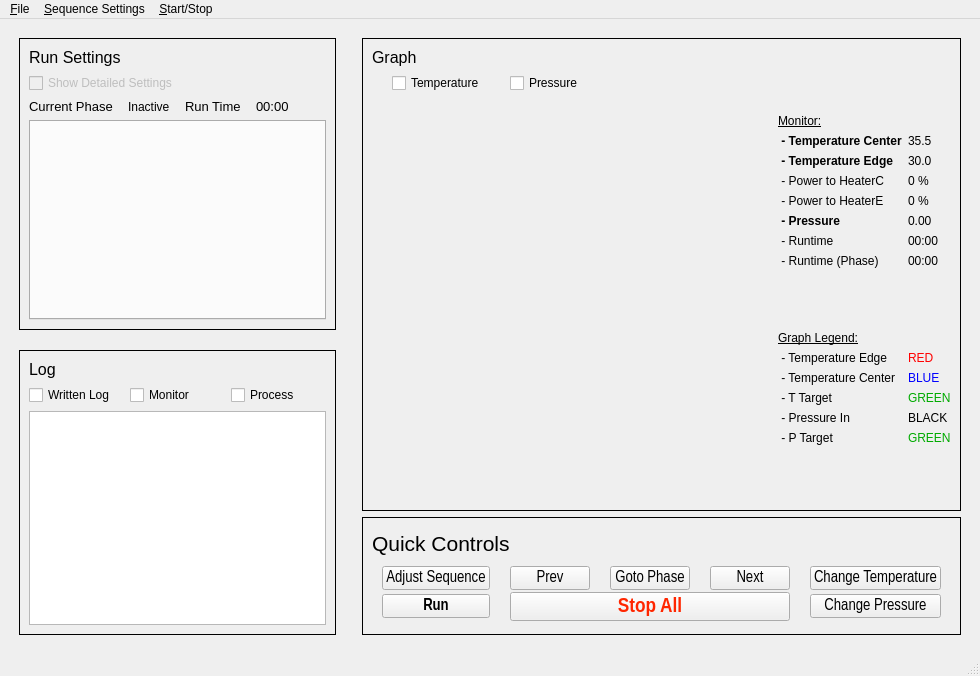
<?xml version="1.0" encoding="UTF-8"?>
<ui version="4.0">
 <class>NanoUI</class>
 <widget class="QMainWindow" name="NanoUI">
  <property name="enabled">
   <bool>true</bool>
  </property>
  <property name="geometry">
   <rect>
    <x>0</x>
    <y>0</y>
    <width>910</width>
    <height>676</height>
   </rect>
  </property>
  <property name="sizePolicy">
   <sizepolicy hsizetype="Preferred" vsizetype="Preferred">
    <horstretch>0</horstretch>
    <verstretch>0</verstretch>
   </sizepolicy>
  </property>
  <property name="windowTitle">
   <string>NanoImprinter UI</string>
  </property>
  <widget class="QWidget" name="centralwidget">
   <layout class="QHBoxLayout" name="horizontalLayout_4">
    <item>
     <layout class="QHBoxLayout" name="horizontalLayout_all" stretch="1,2">
      <item>
       <layout class="QVBoxLayout" name="verticalLayout_left" stretch="0,1">
        <property name="spacing">
         <number>20</number>
        </property>
        <property name="margin">
         <number>10</number>
        </property>
        <item>
         <widget class="QFrame" name="frame_settings">
          <property name="enabled">
           <bool>true</bool>
          </property>
          <property name="sizePolicy">
           <sizepolicy hsizetype="Preferred" vsizetype="Minimum">
            <horstretch>0</horstretch>
            <verstretch>0</verstretch>
           </sizepolicy>
          </property>
          <property name="frameShape">
           <enum>QFrame::Box</enum>
          </property>
          <property name="frameShadow">
           <enum>QFrame::Plain</enum>
          </property>
          <property name="lineWidth">
           <number>1</number>
          </property>
          <layout class="QVBoxLayout" name="verticalLayout_2">
           <item>
            <widget class="QLabel" name="label_settings">
             <property name="sizePolicy">
              <sizepolicy hsizetype="Fixed" vsizetype="Fixed">
               <horstretch>0</horstretch>
               <verstretch>0</verstretch>
              </sizepolicy>
             </property>
             <property name="font">
              <font>
               <pointsize>12</pointsize>
              </font>
             </property>
             <property name="text">
              <string>Run Settings</string>
             </property>
            </widget>
           </item>
           <item>
            <widget class="QCheckBox" name="checkBox_detailed">
             <property name="enabled">
              <bool>false</bool>
             </property>
             <property name="text">
              <string>Show Detailed Settings</string>
             </property>
             <property name="checkable">
              <bool>true</bool>
             </property>
             <property name="checked">
              <bool>false</bool>
             </property>
            </widget>
           </item>
           <item>
            <layout class="QHBoxLayout" name="horizontalLayout">
             <property name="spacing">
              <number>15</number>
             </property>
             <property name="sizeConstraint">
              <enum>QLayout::SetMinimumSize</enum>
             </property>
             <item>
              <widget class="QLabel" name="label_11">
               <property name="font">
                <font>
                 <pointsize>10</pointsize>
                </font>
               </property>
               <property name="text">
                <string>Current Phase</string>
               </property>
              </widget>
             </item>
             <item>
              <widget class="QLabel" name="line_phase">
               <property name="text">
                <string>Inactive</string>
               </property>
              </widget>
             </item>
             <item>
              <widget class="QLabel" name="label_14">
               <property name="font">
                <font>
                 <pointsize>10</pointsize>
                </font>
               </property>
               <property name="text">
                <string>Run Time</string>
               </property>
              </widget>
             </item>
             <item>
              <widget class="QLabel" name="label_runtime">
               <property name="minimumSize">
                <size>
                 <width>70</width>
                 <height>0</height>
                </size>
               </property>
               <property name="font">
                <font>
                 <pointsize>10</pointsize>
                </font>
               </property>
               <property name="text">
                <string>00:00</string>
               </property>
              </widget>
             </item>
            </layout>
           </item>
           <item>
            <widget class="QTabWidget" name="phase_tabs">
             <property name="enabled">
              <bool>true</bool>
             </property>
             <property name="sizePolicy">
              <sizepolicy hsizetype="Minimum" vsizetype="Minimum">
               <horstretch>0</horstretch>
               <verstretch>0</verstretch>
              </sizepolicy>
             </property>
             <property name="minimumSize">
              <size>
               <width>0</width>
               <height>200</height>
              </size>
             </property>
             <property name="tabPosition">
              <enum>QTabWidget::North</enum>
             </property>
             <property name="tabShape">
              <enum>QTabWidget::Triangular</enum>
             </property>
             <property name="currentIndex">
              <number>-1</number>
             </property>
            </widget>
           </item>
          </layout>
          <zorder>label_settings</zorder>
          <zorder>checkBox_detailed</zorder>
          <zorder></zorder>
          <zorder>phase_tabs</zorder>
         </widget>
        </item>
        <item>
         <widget class="QFrame" name="frame_log">
          <property name="sizePolicy">
           <sizepolicy hsizetype="Preferred" vsizetype="Expanding">
            <horstretch>0</horstretch>
            <verstretch>0</verstretch>
           </sizepolicy>
          </property>
          <property name="frameShape">
           <enum>QFrame::Box</enum>
          </property>
          <property name="frameShadow">
           <enum>QFrame::Plain</enum>
          </property>
          <property name="lineWidth">
           <number>1</number>
          </property>
          <layout class="QVBoxLayout" name="verticalLayout">
           <item>
            <widget class="QLabel" name="label_log">
             <property name="font">
              <font>
               <pointsize>12</pointsize>
              </font>
             </property>
             <property name="text">
              <string>Log</string>
             </property>
            </widget>
           </item>
           <item>
            <layout class="QHBoxLayout" name="horizontalLayout_5">
             <property name="sizeConstraint">
              <enum>QLayout::SetDefaultConstraint</enum>
             </property>
             <item>
              <widget class="QCheckBox" name="checkBox_log1">
               <property name="text">
                <string>Written Log</string>
               </property>
              </widget>
             </item>
             <item>
              <widget class="QCheckBox" name="checkBox_log2">
               <property name="text">
                <string>Monitor</string>
               </property>
              </widget>
             </item>
             <item>
              <widget class="QCheckBox" name="checkBox_log3">
               <property name="text">
                <string>Process</string>
               </property>
              </widget>
             </item>
            </layout>
           </item>
           <item>
            <widget class="QTextEdit" name="text_log">
             <property name="enabled">
              <bool>true</bool>
             </property>
             <property name="sizePolicy">
              <sizepolicy hsizetype="Minimum" vsizetype="MinimumExpanding">
               <horstretch>0</horstretch>
               <verstretch>0</verstretch>
              </sizepolicy>
             </property>
             <property name="minimumSize">
              <size>
               <width>200</width>
               <height>200</height>
              </size>
             </property>
             <property name="horizontalScrollBarPolicy">
              <enum>Qt::ScrollBarAlwaysOff</enum>
             </property>
             <property name="lineWrapMode">
              <enum>QTextEdit::WidgetWidth</enum>
             </property>
             <property name="html">
              <string>&lt;!DOCTYPE HTML PUBLIC &quot;-//W3C//DTD HTML 4.0//EN&quot; &quot;http://www.w3.org/TR/REC-html40/strict.dtd&quot;&gt;
&lt;html&gt;&lt;head&gt;&lt;meta name=&quot;qrichtext&quot; content=&quot;1&quot; /&gt;&lt;style type=&quot;text/css&quot;&gt;
p, li { white-space: pre-wrap; }
&lt;/style&gt;&lt;/head&gt;&lt;body style=&quot; font-family:'.SF NS Text'; font-size:13pt; font-weight:400; font-style:normal;&quot;&gt;
&lt;p style=&quot;-qt-paragraph-type:empty; margin-top:0px; margin-bottom:0px; margin-left:0px; margin-right:0px; -qt-block-indent:0; text-indent:0px; font-family:'MS Shell Dlg 2'; font-size:8pt;&quot;&gt;&lt;br /&gt;&lt;/p&gt;&lt;/body&gt;&lt;/html&gt;</string>
             </property>
            </widget>
           </item>
          </layout>
          <zorder>text_log</zorder>
          <zorder>label_log</zorder>
         </widget>
        </item>
       </layout>
      </item>
      <item>
       <layout class="QVBoxLayout" name="verticalLayout_right" stretch="4,1">
        <property name="margin">
         <number>10</number>
        </property>
        <item>
         <widget class="QFrame" name="frame_graph">
          <property name="sizePolicy">
           <sizepolicy hsizetype="MinimumExpanding" vsizetype="MinimumExpanding">
            <horstretch>0</horstretch>
            <verstretch>0</verstretch>
           </sizepolicy>
          </property>
          <property name="minimumSize">
           <size>
            <width>10</width>
            <height>10</height>
           </size>
          </property>
          <property name="frameShape">
           <enum>QFrame::Box</enum>
          </property>
          <property name="frameShadow">
           <enum>QFrame::Plain</enum>
          </property>
          <property name="lineWidth">
           <number>1</number>
          </property>
          <layout class="QVBoxLayout" name="verticalLayout_5">
           <item>
            <layout class="QVBoxLayout" name="verticalLayout_3" stretch="0,0,0">
             <property name="leftMargin">
              <number>0</number>
             </property>
             <property name="topMargin">
              <number>0</number>
             </property>
             <item>
              <widget class="QLabel" name="label_graph">
               <property name="font">
                <font>
                 <pointsize>12</pointsize>
                </font>
               </property>
               <property name="text">
                <string>Graph</string>
               </property>
              </widget>
             </item>
             <item>
              <layout class="QHBoxLayout" name="horizontalLayout_2">
               <property name="spacing">
                <number>25</number>
               </property>
               <property name="leftMargin">
                <number>20</number>
               </property>
               <item>
                <widget class="QCheckBox" name="checkBox_graphT">
                 <property name="text">
                  <string>Temperature</string>
                 </property>
                </widget>
               </item>
               <item>
                <widget class="QCheckBox" name="checkBox_graphP">
                 <property name="text">
                  <string>Pressure</string>
                 </property>
                </widget>
               </item>
               <item>
                <spacer name="horizontalSpacer">
                 <property name="orientation">
                  <enum>Qt::Horizontal</enum>
                 </property>
                 <property name="sizeHint" stdset="0">
                  <size>
                   <width>40</width>
                   <height>20</height>
                  </size>
                 </property>
                </spacer>
               </item>
              </layout>
             </item>
             <item>
              <layout class="QHBoxLayout" name="horizontalLayout_3" stretch="3,1">
               <item>
                <widget class="QWidget" name="graph_widget" native="true"/>
               </item>
               <item>
                <layout class="QGridLayout" name="gridLayout" columnstretch="3,0">
                 <property name="topMargin">
                  <number>15</number>
                 </property>
                 <item row="14" column="0">
                  <widget class="QLabel" name="label_26">
                   <property name="text">
                    <string> - P Target</string>
                   </property>
                  </widget>
                 </item>
                 <item row="12" column="1">
                  <widget class="QLabel" name="label_27">
                   <property name="palette">
                    <palette>
                     <active>
                      <colorrole role="WindowText">
                       <brush brushstyle="SolidPattern">
                        <color alpha="255">
                         <red>0</red>
                         <green>170</green>
                         <blue>0</blue>
                        </color>
                       </brush>
                      </colorrole>
                     </active>
                     <inactive>
                      <colorrole role="WindowText">
                       <brush brushstyle="SolidPattern">
                        <color alpha="255">
                         <red>0</red>
                         <green>170</green>
                         <blue>0</blue>
                        </color>
                       </brush>
                      </colorrole>
                     </inactive>
                     <disabled>
                      <colorrole role="WindowText">
                       <brush brushstyle="SolidPattern">
                        <color alpha="255">
                         <red>120</red>
                         <green>120</green>
                         <blue>120</blue>
                        </color>
                       </brush>
                      </colorrole>
                     </disabled>
                    </palette>
                   </property>
                   <property name="text">
                    <string>GREEN</string>
                   </property>
                  </widget>
                 </item>
                 <item row="9" column="0" colspan="2">
                  <widget class="QLabel" name="label_16">
                   <property name="sizePolicy">
                    <sizepolicy hsizetype="Ignored" vsizetype="Preferred">
                     <horstretch>0</horstretch>
                     <verstretch>0</verstretch>
                    </sizepolicy>
                   </property>
                   <property name="font">
                    <font>
                     <pointsize>9</pointsize>
                     <underline>true</underline>
                    </font>
                   </property>
                   <property name="text">
                    <string>Graph Legend:</string>
                   </property>
                  </widget>
                 </item>
                 <item row="10" column="1">
                  <widget class="QLabel" name="label_18">
                   <property name="palette">
                    <palette>
                     <active>
                      <colorrole role="WindowText">
                       <brush brushstyle="SolidPattern">
                        <color alpha="255">
                         <red>255</red>
                         <green>0</green>
                         <blue>0</blue>
                        </color>
                       </brush>
                      </colorrole>
                      <colorrole role="Text">
                       <brush brushstyle="SolidPattern">
                        <color alpha="255">
                         <red>255</red>
                         <green>0</green>
                         <blue>0</blue>
                        </color>
                       </brush>
                      </colorrole>
                      <colorrole role="ButtonText">
                       <brush brushstyle="SolidPattern">
                        <color alpha="255">
                         <red>255</red>
                         <green>0</green>
                         <blue>0</blue>
                        </color>
                       </brush>
                      </colorrole>
                      <colorrole role="ToolTipText">
                       <brush brushstyle="SolidPattern">
                        <color alpha="255">
                         <red>255</red>
                         <green>0</green>
                         <blue>0</blue>
                        </color>
                       </brush>
                      </colorrole>
                     </active>
                     <inactive>
                      <colorrole role="WindowText">
                       <brush brushstyle="SolidPattern">
                        <color alpha="255">
                         <red>255</red>
                         <green>0</green>
                         <blue>0</blue>
                        </color>
                       </brush>
                      </colorrole>
                      <colorrole role="Text">
                       <brush brushstyle="SolidPattern">
                        <color alpha="255">
                         <red>255</red>
                         <green>0</green>
                         <blue>0</blue>
                        </color>
                       </brush>
                      </colorrole>
                      <colorrole role="ButtonText">
                       <brush brushstyle="SolidPattern">
                        <color alpha="255">
                         <red>255</red>
                         <green>0</green>
                         <blue>0</blue>
                        </color>
                       </brush>
                      </colorrole>
                      <colorrole role="ToolTipText">
                       <brush brushstyle="SolidPattern">
                        <color alpha="255">
                         <red>255</red>
                         <green>0</green>
                         <blue>0</blue>
                        </color>
                       </brush>
                      </colorrole>
                     </inactive>
                     <disabled>
                      <colorrole role="WindowText">
                       <brush brushstyle="SolidPattern">
                        <color alpha="255">
                         <red>120</red>
                         <green>120</green>
                         <blue>120</blue>
                        </color>
                       </brush>
                      </colorrole>
                      <colorrole role="Text">
                       <brush brushstyle="SolidPattern">
                        <color alpha="255">
                         <red>120</red>
                         <green>120</green>
                         <blue>120</blue>
                        </color>
                       </brush>
                      </colorrole>
                      <colorrole role="ButtonText">
                       <brush brushstyle="SolidPattern">
                        <color alpha="255">
                         <red>120</red>
                         <green>120</green>
                         <blue>120</blue>
                        </color>
                       </brush>
                      </colorrole>
                      <colorrole role="ToolTipText">
                       <brush brushstyle="SolidPattern">
                        <color alpha="255">
                         <red>255</red>
                         <green>0</green>
                         <blue>0</blue>
                        </color>
                       </brush>
                      </colorrole>
                     </disabled>
                    </palette>
                   </property>
                   <property name="text">
                    <string>RED</string>
                   </property>
                  </widget>
                 </item>
                 <item row="13" column="0">
                  <widget class="QLabel" name="label_21">
                   <property name="sizePolicy">
                    <sizepolicy hsizetype="Ignored" vsizetype="Preferred">
                     <horstretch>0</horstretch>
                     <verstretch>0</verstretch>
                    </sizepolicy>
                   </property>
                   <property name="text">
                    <string> - Pressure In</string>
                   </property>
                  </widget>
                 </item>
                 <item row="11" column="1">
                  <widget class="QLabel" name="label_20">
                   <property name="palette">
                    <palette>
                     <active>
                      <colorrole role="WindowText">
                       <brush brushstyle="SolidPattern">
                        <color alpha="255">
                         <red>0</red>
                         <green>0</green>
                         <blue>255</blue>
                        </color>
                       </brush>
                      </colorrole>
                     </active>
                     <inactive>
                      <colorrole role="WindowText">
                       <brush brushstyle="SolidPattern">
                        <color alpha="255">
                         <red>0</red>
                         <green>0</green>
                         <blue>255</blue>
                        </color>
                       </brush>
                      </colorrole>
                     </inactive>
                     <disabled>
                      <colorrole role="WindowText">
                       <brush brushstyle="SolidPattern">
                        <color alpha="255">
                         <red>120</red>
                         <green>120</green>
                         <blue>120</blue>
                        </color>
                       </brush>
                      </colorrole>
                     </disabled>
                    </palette>
                   </property>
                   <property name="text">
                    <string>BLUE</string>
                   </property>
                  </widget>
                 </item>
                 <item row="15" column="0">
                  <spacer name="verticalSpacer_2">
                   <property name="orientation">
                    <enum>Qt::Vertical</enum>
                   </property>
                   <property name="sizeHint" stdset="0">
                    <size>
                     <width>20</width>
                     <height>40</height>
                    </size>
                   </property>
                  </spacer>
                 </item>
                 <item row="7" column="0">
                  <widget class="QLabel" name="label_7">
                   <property name="sizePolicy">
                    <sizepolicy hsizetype="Ignored" vsizetype="Preferred">
                     <horstretch>0</horstretch>
                     <verstretch>0</verstretch>
                    </sizepolicy>
                   </property>
                   <property name="text">
                    <string> - Runtime (Phase)</string>
                   </property>
                  </widget>
                 </item>
                 <item row="10" column="0">
                  <widget class="QLabel" name="label_17">
                   <property name="sizePolicy">
                    <sizepolicy hsizetype="Ignored" vsizetype="Preferred">
                     <horstretch>0</horstretch>
                     <verstretch>0</verstretch>
                    </sizepolicy>
                   </property>
                   <property name="text">
                    <string> - Temperature Edge</string>
                   </property>
                  </widget>
                 </item>
                 <item row="6" column="0">
                  <widget class="QLabel" name="label_6">
                   <property name="sizePolicy">
                    <sizepolicy hsizetype="Ignored" vsizetype="Preferred">
                     <horstretch>0</horstretch>
                     <verstretch>0</verstretch>
                    </sizepolicy>
                   </property>
                   <property name="text">
                    <string> - Runtime</string>
                   </property>
                  </widget>
                 </item>
                 <item row="12" column="0">
                  <widget class="QLabel" name="label_25">
                   <property name="text">
                    <string> - T Target</string>
                   </property>
                  </widget>
                 </item>
                 <item row="6" column="1">
                  <widget class="QLabel" name="monit_time">
                   <property name="text">
                    <string>00:00</string>
                   </property>
                  </widget>
                 </item>
                 <item row="7" column="1">
                  <widget class="QLabel" name="monit_timephase">
                   <property name="text">
                    <string>00:00</string>
                   </property>
                  </widget>
                 </item>
                 <item row="4" column="1">
                  <widget class="QLabel" name="monit_powe">
                   <property name="text">
                    <string>0 %</string>
                   </property>
                  </widget>
                 </item>
                 <item row="4" column="0">
                  <widget class="QLabel" name="label_13">
                   <property name="sizePolicy">
                    <sizepolicy hsizetype="Ignored" vsizetype="Preferred">
                     <horstretch>0</horstretch>
                     <verstretch>0</verstretch>
                    </sizepolicy>
                   </property>
                   <property name="text">
                    <string> - Power to HeaterE</string>
                   </property>
                  </widget>
                 </item>
                 <item row="3" column="0">
                  <widget class="QLabel" name="label_10">
                   <property name="sizePolicy">
                    <sizepolicy hsizetype="Ignored" vsizetype="Preferred">
                     <horstretch>0</horstretch>
                     <verstretch>0</verstretch>
                    </sizepolicy>
                   </property>
                   <property name="text">
                    <string> - Power to HeaterC</string>
                   </property>
                  </widget>
                 </item>
                 <item row="11" column="0">
                  <widget class="QLabel" name="label_19">
                   <property name="sizePolicy">
                    <sizepolicy hsizetype="Ignored" vsizetype="Preferred">
                     <horstretch>0</horstretch>
                     <verstretch>0</verstretch>
                    </sizepolicy>
                   </property>
                   <property name="text">
                    <string> - Temperature Center</string>
                   </property>
                  </widget>
                 </item>
                 <item row="13" column="1">
                  <widget class="QLabel" name="label_22">
                   <property name="text">
                    <string>BLACK</string>
                   </property>
                  </widget>
                 </item>
                 <item row="3" column="1">
                  <widget class="QLabel" name="monit_powc">
                   <property name="text">
                    <string>0 %</string>
                   </property>
                  </widget>
                 </item>
                 <item row="2" column="1">
                  <widget class="QLabel" name="monit_Te">
                   <property name="text">
                    <string>30.0</string>
                   </property>
                  </widget>
                 </item>
                 <item row="2" column="0">
                  <widget class="QLabel" name="label_23">
                   <property name="sizePolicy">
                    <sizepolicy hsizetype="Ignored" vsizetype="Preferred">
                     <horstretch>0</horstretch>
                     <verstretch>0</verstretch>
                    </sizepolicy>
                   </property>
                   <property name="font">
                    <font>
                     <weight>75</weight>
                     <bold>true</bold>
                    </font>
                   </property>
                   <property name="text">
                    <string> - Temperature Edge</string>
                   </property>
                  </widget>
                 </item>
                 <item row="5" column="1">
                  <widget class="QLabel" name="monit_P">
                   <property name="text">
                    <string>0.00</string>
                   </property>
                  </widget>
                 </item>
                 <item row="1" column="1">
                  <widget class="QLabel" name="monit_Tc">
                   <property name="text">
                    <string>35.5</string>
                   </property>
                  </widget>
                 </item>
                 <item row="8" column="0">
                  <spacer name="verticalSpacer">
                   <property name="orientation">
                    <enum>Qt::Vertical</enum>
                   </property>
                   <property name="sizeHint" stdset="0">
                    <size>
                     <width>20</width>
                     <height>40</height>
                    </size>
                   </property>
                  </spacer>
                 </item>
                 <item row="1" column="0">
                  <widget class="QLabel" name="label_2">
                   <property name="sizePolicy">
                    <sizepolicy hsizetype="Minimum" vsizetype="Preferred">
                     <horstretch>0</horstretch>
                     <verstretch>0</verstretch>
                    </sizepolicy>
                   </property>
                   <property name="font">
                    <font>
                     <weight>75</weight>
                     <bold>true</bold>
                    </font>
                   </property>
                   <property name="text">
                    <string> - Temperature Center</string>
                   </property>
                  </widget>
                 </item>
                 <item row="0" column="0" colspan="2">
                  <widget class="QLabel" name="label">
                   <property name="font">
                    <font>
                     <pointsize>9</pointsize>
                     <underline>true</underline>
                    </font>
                   </property>
                   <property name="text">
                    <string>Monitor:</string>
                   </property>
                  </widget>
                 </item>
                 <item row="14" column="1">
                  <widget class="QLabel" name="label_28">
                   <property name="palette">
                    <palette>
                     <active>
                      <colorrole role="WindowText">
                       <brush brushstyle="SolidPattern">
                        <color alpha="255">
                         <red>0</red>
                         <green>170</green>
                         <blue>0</blue>
                        </color>
                       </brush>
                      </colorrole>
                     </active>
                     <inactive>
                      <colorrole role="WindowText">
                       <brush brushstyle="SolidPattern">
                        <color alpha="255">
                         <red>0</red>
                         <green>170</green>
                         <blue>0</blue>
                        </color>
                       </brush>
                      </colorrole>
                     </inactive>
                     <disabled>
                      <colorrole role="WindowText">
                       <brush brushstyle="SolidPattern">
                        <color alpha="255">
                         <red>120</red>
                         <green>120</green>
                         <blue>120</blue>
                        </color>
                       </brush>
                      </colorrole>
                     </disabled>
                    </palette>
                   </property>
                   <property name="text">
                    <string>GREEN</string>
                   </property>
                  </widget>
                 </item>
                 <item row="5" column="0">
                  <widget class="QLabel" name="label_3">
                   <property name="sizePolicy">
                    <sizepolicy hsizetype="Ignored" vsizetype="Preferred">
                     <horstretch>0</horstretch>
                     <verstretch>0</verstretch>
                    </sizepolicy>
                   </property>
                   <property name="font">
                    <font>
                     <weight>75</weight>
                     <bold>true</bold>
                    </font>
                   </property>
                   <property name="text">
                    <string> - Pressure</string>
                   </property>
                  </widget>
                 </item>
                </layout>
               </item>
              </layout>
             </item>
            </layout>
           </item>
          </layout>
         </widget>
        </item>
        <item>
         <widget class="QFrame" name="frame_controls">
          <property name="frameShape">
           <enum>QFrame::Box</enum>
          </property>
          <property name="frameShadow">
           <enum>QFrame::Plain</enum>
          </property>
          <property name="lineWidth">
           <number>1</number>
          </property>
          <layout class="QVBoxLayout" name="verticalLayout_4">
           <item>
            <widget class="QLabel" name="label_controls">
             <property name="sizePolicy">
              <sizepolicy hsizetype="Fixed" vsizetype="Fixed">
               <horstretch>0</horstretch>
               <verstretch>0</verstretch>
              </sizepolicy>
             </property>
             <property name="font">
              <font>
               <pointsize>16</pointsize>
              </font>
             </property>
             <property name="text">
              <string>Quick Controls</string>
             </property>
            </widget>
           </item>
           <item>
            <layout class="QGridLayout" name="gridLayout_3">
             <property name="leftMargin">
              <number>10</number>
             </property>
             <property name="rightMargin">
              <number>10</number>
             </property>
             <property name="horizontalSpacing">
              <number>20</number>
             </property>
             <property name="verticalSpacing">
              <number>2</number>
             </property>
             <item row="0" column="1">
              <widget class="QPushButton" name="push_prev">
               <property name="font">
                <font>
                 <family>Arial Narrow</family>
                 <pointsize>12</pointsize>
                </font>
               </property>
               <property name="text">
                <string>Prev</string>
               </property>
              </widget>
             </item>
             <item row="1" column="1" colspan="3">
              <widget class="QPushButton" name="push_stop">
               <property name="sizePolicy">
                <sizepolicy hsizetype="Minimum" vsizetype="Fixed">
                 <horstretch>0</horstretch>
                 <verstretch>0</verstretch>
                </sizepolicy>
               </property>
               <property name="palette">
                <palette>
                 <active>
                  <colorrole role="ButtonText">
                   <brush brushstyle="SolidPattern">
                    <color alpha="255">
                     <red>255</red>
                     <green>38</green>
                     <blue>0</blue>
                    </color>
                   </brush>
                  </colorrole>
                 </active>
                 <inactive>
                  <colorrole role="ButtonText">
                   <brush brushstyle="SolidPattern">
                    <color alpha="255">
                     <red>255</red>
                     <green>38</green>
                     <blue>0</blue>
                    </color>
                   </brush>
                  </colorrole>
                 </inactive>
                 <disabled>
                  <colorrole role="ButtonText">
                   <brush brushstyle="SolidPattern">
                    <color alpha="255">
                     <red>120</red>
                     <green>120</green>
                     <blue>120</blue>
                    </color>
                   </brush>
                  </colorrole>
                 </disabled>
                </palette>
               </property>
               <property name="font">
                <font>
                 <family>Arial Narrow</family>
                 <pointsize>16</pointsize>
                 <weight>75</weight>
                 <bold>true</bold>
                </font>
               </property>
               <property name="text">
                <string>Stop All</string>
               </property>
              </widget>
             </item>
             <item row="0" column="4">
              <widget class="QPushButton" name="push_changeT">
               <property name="font">
                <font>
                 <family>Arial Narrow</family>
                 <pointsize>12</pointsize>
                </font>
               </property>
               <property name="text">
                <string>Change Temperature</string>
               </property>
              </widget>
             </item>
             <item row="0" column="3">
              <widget class="QPushButton" name="push_next">
               <property name="font">
                <font>
                 <family>Arial Narrow</family>
                 <pointsize>12</pointsize>
                </font>
               </property>
               <property name="text">
                <string>Next</string>
               </property>
              </widget>
             </item>
             <item row="0" column="0">
              <widget class="QPushButton" name="push_adjust">
               <property name="enabled">
                <bool>true</bool>
               </property>
               <property name="font">
                <font>
                 <family>Arial Narrow</family>
                 <pointsize>12</pointsize>
                </font>
               </property>
               <property name="text">
                <string>Adjust Sequence</string>
               </property>
              </widget>
             </item>
             <item row="1" column="0">
              <widget class="QPushButton" name="push_run">
               <property name="font">
                <font>
                 <family>Arial Narrow</family>
                 <pointsize>12</pointsize>
                 <weight>75</weight>
                 <bold>true</bold>
                </font>
               </property>
               <property name="text">
                <string>Run</string>
               </property>
              </widget>
             </item>
             <item row="1" column="4">
              <widget class="QPushButton" name="push_changeP">
               <property name="font">
                <font>
                 <family>Arial Narrow</family>
                 <pointsize>12</pointsize>
                </font>
               </property>
               <property name="text">
                <string>Change Pressure</string>
               </property>
              </widget>
             </item>
             <item row="0" column="2">
              <widget class="QPushButton" name="push_goto">
               <property name="font">
                <font>
                 <family>Arial Narrow</family>
                 <pointsize>12</pointsize>
                </font>
               </property>
               <property name="text">
                <string>Goto Phase</string>
               </property>
              </widget>
             </item>
            </layout>
           </item>
          </layout>
         </widget>
        </item>
       </layout>
      </item>
     </layout>
    </item>
   </layout>
  </widget>
  <widget class="QMenuBar" name="menubar">
   <property name="geometry">
    <rect>
     <x>0</x>
     <y>0</y>
     <width>910</width>
     <height>22</height>
    </rect>
   </property>
   <widget class="QMenu" name="menuSequence">
    <property name="title">
     <string>&amp;Sequence Settings</string>
    </property>
    <addaction name="actionAdjust_Run_Settings"/>
    <addaction name="separator"/>
    <addaction name="actionAdjust_Record_Settings"/>
    <addaction name="actionSave_Template_Sequence"/>
   </widget>
   <widget class="QMenu" name="menuStartorStop">
    <property name="title">
     <string>&amp;Start/Stop</string>
    </property>
    <addaction name="actionBegin_Run_2"/>
    <addaction name="actionStop_2"/>
   </widget>
   <widget class="QMenu" name="menu_File">
    <property name="title">
     <string>&amp;File</string>
    </property>
    <addaction name="actionNew"/>
    <addaction name="separator"/>
    <addaction name="actionOpen"/>
    <addaction name="actionSave"/>
    <addaction name="separator"/>
    <addaction name="actionExit_2"/>
   </widget>
   <addaction name="menu_File"/>
   <addaction name="menuSequence"/>
   <addaction name="menuStartorStop"/>
  </widget>
  <widget class="QStatusBar" name="statusbar"/>
  <action name="actionAdjust_Run_Settings">
   <property name="text">
    <string>Adjust Run Sequence</string>
   </property>
  </action>
  <action name="actionBegin_Run">
   <property name="text">
    <string>Begin Run</string>
   </property>
  </action>
  <action name="actionStop">
   <property name="text">
    <string>Stop</string>
   </property>
  </action>
  <action name="actionExit">
   <property name="text">
    <string>Exit</string>
   </property>
  </action>
  <action name="actionExit_Program">
   <property name="text">
    <string>Exit Program</string>
   </property>
  </action>
  <action name="actionAdjust_Record_Settings">
   <property name="text">
    <string>Open Template Sequence</string>
   </property>
  </action>
  <action name="actionBegin_Run_2">
   <property name="text">
    <string>Begin Run</string>
   </property>
  </action>
  <action name="actionStop_2">
   <property name="text">
    <string>Stop All</string>
   </property>
  </action>
  <action name="actionOpen">
   <property name="text">
    <string>Open Graph</string>
   </property>
  </action>
  <action name="actionSave">
   <property name="text">
    <string>Save Graph</string>
   </property>
  </action>
  <action name="actionNew">
   <property name="text">
    <string>&amp;New</string>
   </property>
  </action>
  <action name="actionExit_2">
   <property name="text">
    <string>Exit</string>
   </property>
  </action>
  <action name="actionLoad_Template_Sequence">
   <property name="text">
    <string>Load Template Sequence</string>
   </property>
  </action>
  <action name="actionSave_Template_Sequence">
   <property name="text">
    <string>Save Template Sequence</string>
   </property>
  </action>
 </widget>
 <tabstops>
  <tabstop>checkBox_graphT</tabstop>
  <tabstop>checkBox_graphP</tabstop>
 </tabstops>
 <resources/>
 <connections/>
</ui>
